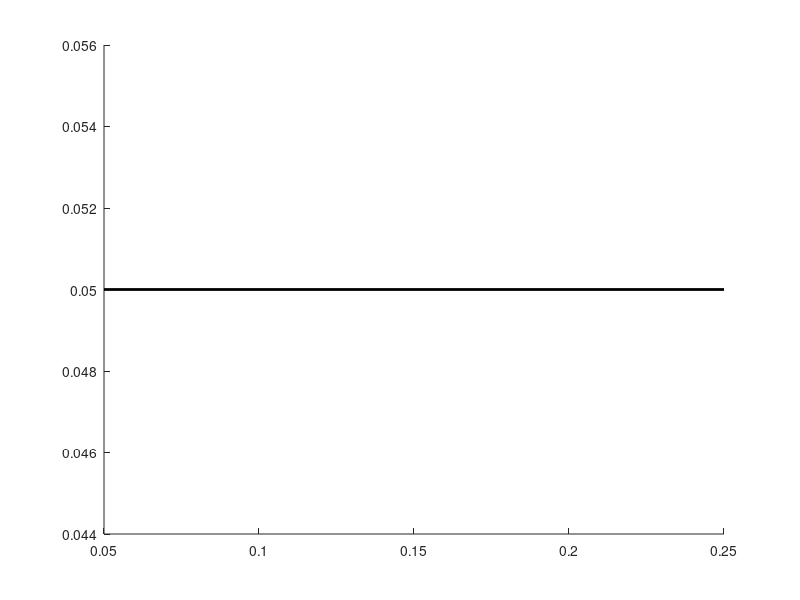

Here is the MATLAB script that generated this plot:
% SCALEBAR   Add a scalebar to a plot.
% (scheme package)
%
% HP = scalebar (unit, pos)
% -------------------------
%
% Adds a scalebar to the figure.
%
% Input
% -----
% - unit::string: {DEFAULT: micrometer, '\mum'}
% - pos::string: position {DEFAULT: southwest '-sw'}
%     '-sw' : southwest
%     '-se' : southeast
%     '-nw' : northwest
%     '-ne' : northeast
%
% Output
% ------
%
% HP::handles: HP links to the graphical objects
%
% Example
% -------
% plot_tree (sample_tree); axis off;
% scalebar;
%
% See also start_trees
% Uses
%
% the TREES toolbox: edit, visualize and analyze neuronal trees
% Copyright (C) 2009  Hermann Cuntz

function HP = scalebar (unit, pos)

if (nargin < 1)||isempty(unit),
    unit = '\mum'; % {DEFAULT: micrometer unit}
end

if (nargin < 2)||isempty(pos),
    pos = '-sw'; % {DEFAULT: position southwest}
end

dx   = xlim;
ddx  = (dx (2) - dx (1)) / 5;
rddx = (10 ^ (floor (log10 (ddx))));
ddx  = round (ddx ./ rddx) .* rddx ;

if     strcmp (pos, '-sw'),
    ddx2 =             0.05 .* (dx (2) - dx (1)) + dx (1);
    dy   = ylim; ddy = 0.05 .* (dy (2) - dy (1)) + dy (1);
    ddy3 =             0.07 .* (dy (2) - dy (1)) + dy (1);
    HPL  = line ([ddx2 ddx2+ddx], [ddy ddy]);
    HPT  = text (ddx2,       ddy3, [num2str(ddx./1000) ' ' unit]);
elseif strcmp (pos, '-se'),
    ddx2 =             0.95 .* (dx (2) - dx (1)) + dx (1);
    dy   = ylim; ddy = 0.05 .* (dy (2) - dy (1)) + dy (1);
    ddy3 =             0.07 .* (dy (2) - dy (1)) + dy (1);
    HPL  = line ([ddx2 ddx2-ddx], [ddy ddy]);
    HPT  = text (ddx2 - ddx, ddy3, [num2str(ddx./1000) ' ' unit]);
elseif strcmp (pos, '-ne'),
    ddx2 =             0.95 .* (dx (2) - dx (1)) + dx (1);
    dy   = ylim; ddy = 0.90 .* (dy (2) - dy (1)) + dy (1);
    ddy3 =             0.92 .* (dy (2) - dy (1)) + dy (1);
    HPL  = line ([ddx2 ddx2-ddx], [ddy ddy]);
    HPT  = text (ddx2 - ddx, ddy3, [num2str(ddx./1000) ' ' unit]);
elseif strcmp (pos, '-nw'),
    ddx2 =             0.05 .* (dx (2) - dx (1)) + dx (1);
    dy   = ylim; ddy = 0.90 .* (dy (2) - dy (1)) + dy (1);
    ddy3 =             0.92 .* (dy (2) - dy (1)) + dy (1);
    HPL  = line ([ddx2 ddx2+ddx], [ddy ddy]);
    HPT  = text (ddx2,       ddy3, [num2str(ddx./1000) ' ' unit]);
end

set (HPL, 'color', [0 0 0], 'linewidth', 2);
set (HPT, 'fontsize', 16, 'verticalAlignment', 'bottom');
HP = [HPL; HPT];

